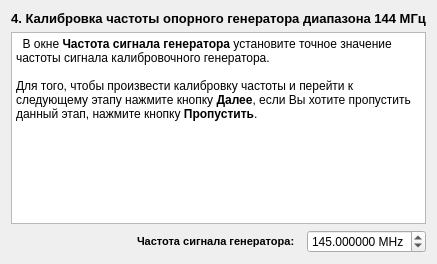
     <widget class="QWidget" name="page_5">
      <layout class="QVBoxLayout" name="verticalLayout_6">
       <item>
        <widget class="QLabel" name="label_7">
         <property name="text">
          <string>&lt;!DOCTYPE HTML PUBLIC &quot;-//W3C//DTD HTML 4.0//EN&quot; &quot;http://www.w3.org/TR/REC-html40/strict.dtd&quot;&gt;
&lt;html&gt;&lt;head&gt;&lt;meta name=&quot;qrichtext&quot; content=&quot;1&quot; /&gt;&lt;style type=&quot;text/css&quot;&gt;
p, li { white-space: pre-wrap; }
&lt;/style&gt;&lt;/head&gt;&lt;body style=&quot; font-family:'MS Shell Dlg 2'; font-size:8.25pt; font-weight:400; font-style:normal;&quot;&gt;
&lt;p align=&quot;center&quot; style=&quot; margin-top:0px; margin-bottom:0px; margin-left:0px; margin-right:0px; -qt-block-indent:0; text-indent:0px;&quot;&gt;&lt;span style=&quot; font-size:10pt; font-weight:600;&quot;&gt;4. Калибровка частоты опорного генератора диапазона 144 МГц&lt;/span&gt;&lt;/p&gt;&lt;/body&gt;&lt;/html&gt;</string>
         </property>
        </widget>
       </item>
       <item>
        <widget class="QTextBrowser" name="textBrowser_5">
         <property name="html">
          <string>&lt;!DOCTYPE HTML PUBLIC &quot;-//W3C//DTD HTML 4.0//EN&quot; &quot;http://www.w3.org/TR/REC-html40/strict.dtd&quot;&gt;
&lt;html&gt;&lt;head&gt;&lt;meta name=&quot;qrichtext&quot; content=&quot;1&quot; /&gt;&lt;style type=&quot;text/css&quot;&gt;
p, li { white-space: pre-wrap; }
&lt;/style&gt;&lt;/head&gt;&lt;body style=&quot; font-family:'MS Shell Dlg 2'; font-size:8.25pt; font-weight:400; font-style:normal;&quot;&gt;
&lt;p style=&quot; margin-top:0px; margin-bottom:0px; margin-left:0px; margin-right:0px; -qt-block-indent:0; text-indent:0px;&quot;&gt;&lt;span style=&quot; font-size:9pt;&quot;&gt;  В окне &lt;/span&gt;&lt;span style=&quot; font-size:9pt; font-weight:600;&quot;&gt;Частота сигнала генератора&lt;/span&gt;&lt;span style=&quot; font-size:9pt;&quot;&gt; установите точное значение частоты сигнала калибровочного генератора.&lt;/span&gt;&lt;/p&gt;
&lt;p style=&quot;-qt-paragraph-type:empty; margin-top:0px; margin-bottom:0px; margin-left:0px; margin-right:0px; -qt-block-indent:0; text-indent:0px; font-size:9pt;&quot;&gt;&lt;/p&gt;
&lt;p style=&quot; margin-top:0px; margin-bottom:0px; margin-left:0px; margin-right:0px; -qt-block-indent:0; text-indent:0px;&quot;&gt;&lt;span style=&quot; font-size:9pt;&quot;&gt;Для того, чтобы произвести калибровку частоты и перейти к следующему этапу нажмите кнопку &lt;/span&gt;&lt;span style=&quot; font-size:9pt; font-weight:600;&quot;&gt;Далее&lt;/span&gt;&lt;span style=&quot; font-size:9pt;&quot;&gt;, если Вы хотите пропустить данный этап, нажмите кнопку &lt;/span&gt;&lt;span style=&quot; font-size:9pt; font-weight:600;&quot;&gt;Пропустить&lt;/span&gt;&lt;span style=&quot; font-size:9pt;&quot;&gt;.&lt;/span&gt;&lt;/p&gt;&lt;/body&gt;&lt;/html&gt;</string>
         </property>
        </widget>
       </item>
       <item>
        <layout class="QHBoxLayout" name="horizontalLayout_5">
         <item>
          <spacer name="horizontalSpacer_4">
           <property name="orientation">
            <enum>Qt::Horizontal</enum>
           </property>
           <property name="sizeHint" stdset="0">
            <size>
             <width>40</width>
             <height>20</height>
            </size>
           </property>
          </spacer>
         </item>
         <item>
          <widget class="QLabel" name="label_8">
           <property name="text">
            <string>&lt;!DOCTYPE HTML PUBLIC &quot;-//W3C//DTD HTML 4.0//EN&quot; &quot;http://www.w3.org/TR/REC-html40/strict.dtd&quot;&gt;
&lt;html&gt;&lt;head&gt;&lt;meta name=&quot;qrichtext&quot; content=&quot;1&quot; /&gt;&lt;style type=&quot;text/css&quot;&gt;
p, li { white-space: pre-wrap; }
&lt;/style&gt;&lt;/head&gt;&lt;body style=&quot; font-family:'MS Shell Dlg 2'; font-size:8.25pt; font-weight:400; font-style:normal;&quot;&gt;
&lt;p style=&quot; margin-top:0px; margin-bottom:0px; margin-left:0px; margin-right:0px; -qt-block-indent:0; text-indent:0px;&quot;&gt;&lt;span style=&quot; font-size:8pt; font-weight:600;&quot;&gt;Частота сигнала генератора:  &lt;/span&gt;&lt;/p&gt;&lt;/body&gt;&lt;/html&gt;</string>
           </property>
          </widget>
         </item>
         <item>
          <widget class="QDoubleSpinBox" name="doubleSpinBox_3">
           <property name="suffix">
            <string> MHz</string>
           </property>
           <property name="decimals">
            <number>6</number>
           </property>
           <property name="minimum">
            <double>140.000000000000000</double>
           </property>
           <property name="maximum">
            <double>150.000000000000000</double>
           </property>
           <property name="value">
            <double>145.000000000000000</double>
           </property>
          </widget>
         </item>
        </layout>
       </item>
      </layout>
     </widget>
